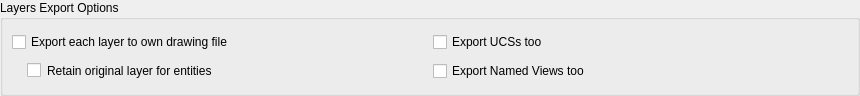
<?xml version="1.0" encoding="UTF-8"?>
<!--
  - /****************************************************************************
  -
  - Utility base class for widgets that represents options for actions
  -
  - Copyright (C) 2025 LibreCAD.org
  - Copyright (C) 2025 sand1024
  -
  - This program is free software; you can redistribute it and/or
  - modify it under the terms of the GNU General Public License
  - as published by the Free Software Foundation; either version 2
  - of the License, or (at your option) any later version.
  -
  - This program is distributed in the hope that it will be useful,
  - but WITHOUT ANY WARRANTY; without even the implied warranty of
  - MERCHANTABILITY or FITNESS FOR A PARTICULAR PURPOSE.  See the
  - GNU General Public License for more details.
  -
  - You should have received a copy of the GNU General Public License
  - along with this program; if not, write to the Free Software
  - Foundation, Inc., 51 Franklin Street, Fifth Floor, Boston, MA  02110-1301, USA.
  - **********************************************************************/
  -
  -->

<ui version="4.0">
 <class>LC_LayerExportOptionsWidget</class>
 <widget class="QWidget" name="LC_LayerExportOptionsWidget">
  <property name="geometry">
   <rect>
    <x>0</x>
    <y>0</y>
    <width>860</width>
    <height>96</height>
   </rect>
  </property>
  <property name="windowTitle">
   <string>Form</string>
  </property>
  <layout class="QGridLayout" name="gridLayout">
   <property name="leftMargin">
    <number>0</number>
   </property>
   <property name="topMargin">
    <number>0</number>
   </property>
   <property name="rightMargin">
    <number>0</number>
   </property>
   <property name="bottomMargin">
    <number>0</number>
   </property>
   <item row="0" column="0">
    <widget class="QGroupBox" name="groupBox">
     <property name="title">
      <string>Layers Export Options</string>
     </property>
     <layout class="QGridLayout" name="gridLayout_2">
      <item row="1" column="1">
       <widget class="QCheckBox" name="cbExportNamedViews">
        <property name="toolTip">
         <string>If checked, Named Views from the document will be included into exported drawings. Otherwise, views are not included.</string>
        </property>
        <property name="text">
         <string>Export Named Views too</string>
        </property>
       </widget>
      </item>
      <item row="0" column="0">
       <widget class="QCheckBox" name="cbCreateSeparateDrawingForLayer">
        <property name="toolTip">
         <string>If checked, each original exported layer will be stored in separate drawing. Otherwise, all layers will be in exported to one combined drawing.</string>
        </property>
        <property name="text">
         <string>Export each layer to own drawing file</string>
        </property>
       </widget>
      </item>
      <item row="1" column="0">
       <widget class="QCheckBox" name="cbStoreEntitiesInOriginalLayer">
        <property name="toolTip">
         <string>If checked, entities will be stored in original layer. Otherwise, they are placed to layer &quot;0&quot;.</string>
        </property>
        <property name="styleSheet">
         <string notr="true">margin-left:15px</string>
        </property>
        <property name="text">
         <string>Retain original layer for entities</string>
        </property>
       </widget>
      </item>
      <item row="0" column="1">
       <widget class="QCheckBox" name="cbExportUCSs">
        <property name="toolTip">
         <string>If checked, UCSs from the document will be included into exported drawings. Otherwise, UCSs are not included.</string>
        </property>
        <property name="text">
         <string>Export UCSs too</string>
        </property>
       </widget>
      </item>
     </layout>
    </widget>
   </item>
  </layout>
 </widget>
 <resources/>
 <connections/>
</ui>
